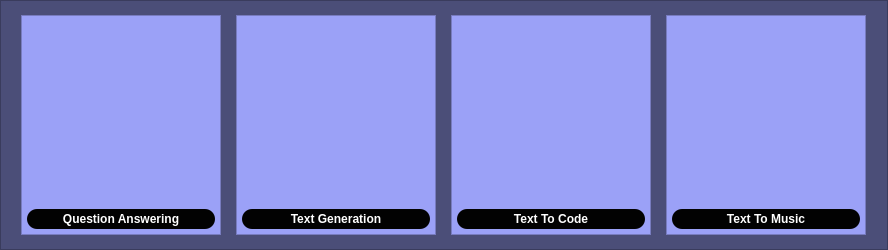
            <widget class="QFrame" name="frame_4">
             <property name="minimumSize">
              <size>
               <width>888</width>
               <height>250</height>
              </size>
             </property>
             <property name="maximumSize">
              <size>
               <width>888</width>
               <height>250</height>
              </size>
             </property>
             <property name="styleSheet">
              <string notr="true">background-color: rgb(75, 78, 120);</string>
             </property>
             <property name="frameShape">
              <enum>QFrame::StyledPanel</enum>
             </property>
             <property name="frameShadow">
              <enum>QFrame::Raised</enum>
             </property>
             <layout class="QGridLayout" name="gridLayout_6">
              <item row="0" column="3">
               <widget class="QFrame" name="frame_12">
                <property name="minimumSize">
                 <size>
                  <width>200</width>
                  <height>220</height>
                 </size>
                </property>
                <property name="maximumSize">
                 <size>
                  <width>200</width>
                  <height>220</height>
                 </size>
                </property>
                <property name="styleSheet">
                 <string notr="true">background-color: rgb(155, 161, 247);</string>
                </property>
                <property name="frameShape">
                 <enum>QFrame::StyledPanel</enum>
                </property>
                <property name="frameShadow">
                 <enum>QFrame::Raised</enum>
                </property>
                <layout class="QGridLayout" name="gridLayout_14">
                 <property name="leftMargin">
                  <number>5</number>
                 </property>
                 <property name="topMargin">
                  <number>5</number>
                 </property>
                 <property name="rightMargin">
                  <number>5</number>
                 </property>
                 <property name="bottomMargin">
                  <number>5</number>
                 </property>
                 <property name="horizontalSpacing">
                  <number>0</number>
                 </property>
                 <property name="verticalSpacing">
                  <number>4</number>
                 </property>
                 <item row="0" column="0">
                  <widget class="QLabel" name="label_9">
                   <property name="text">
                    <string/>
                   </property>
                   <property name="pixmap">
                    <pixmap resource="res/res.qrc">:/1/image/OIP2.jpg</pixmap>
                   </property>
                   <property name="scaledContents">
                    <bool>true</bool>
                   </property>
                  </widget>
                 </item>
                 <item row="1" column="0">
                  <widget class="QPushButton" name="ttc_button">
                   <property name="minimumSize">
                    <size>
                     <width>0</width>
                     <height>20</height>
                    </size>
                   </property>
                   <property name="maximumSize">
                    <size>
                     <width>16777215</width>
                     <height>20</height>
                    </size>
                   </property>
                   <property name="font">
                    <font>
                     <bold>true</bold>
                    </font>
                   </property>
                   <property name="cursor">
                    <cursorShape>PointingHandCursor</cursorShape>
                   </property>
                   <property name="styleSheet">
                    <string notr="true">QPushButton{
	border-radius: 10px;
	
	color: rgb(255, 255, 255);
	background-color: rgb(2, 2, 2);
}</string>
                   </property>
                   <property name="text">
                    <string>Text To Code</string>
                   </property>
                  </widget>
                 </item>
                </layout>
               </widget>
              </item>
              <item row="0" column="4">
               <widget class="QFrame" name="frame_13">
                <property name="minimumSize">
                 <size>
                  <width>200</width>
                  <height>220</height>
                 </size>
                </property>
                <property name="maximumSize">
                 <size>
                  <width>200</width>
                  <height>220</height>
                 </size>
                </property>
                <property name="styleSheet">
                 <string notr="true">background-color: rgb(155, 161, 247);</string>
                </property>
                <property name="frameShape">
                 <enum>QFrame::StyledPanel</enum>
                </property>
                <property name="frameShadow">
                 <enum>QFrame::Raised</enum>
                </property>
                <layout class="QGridLayout" name="gridLayout_15">
                 <property name="leftMargin">
                  <number>5</number>
                 </property>
                 <property name="topMargin">
                  <number>5</number>
                 </property>
                 <property name="rightMargin">
                  <number>5</number>
                 </property>
                 <property name="bottomMargin">
                  <number>5</number>
                 </property>
                 <property name="horizontalSpacing">
                  <number>0</number>
                 </property>
                 <property name="verticalSpacing">
                  <number>4</number>
                 </property>
                 <item row="0" column="0">
                  <widget class="QLabel" name="label_10">
                   <property name="text">
                    <string/>
                   </property>
                   <property name="pixmap">
                    <pixmap resource="res/res.qrc">:/1/image/image_processing20201015-17815-ipphgn.jpg</pixmap>
                   </property>
                   <property name="scaledContents">
                    <bool>true</bool>
                   </property>
                  </widget>
                 </item>
                 <item row="1" column="0">
                  <widget class="QPushButton" name="ttm_button">
                   <property name="minimumSize">
                    <size>
                     <width>0</width>
                     <height>20</height>
                    </size>
                   </property>
                   <property name="maximumSize">
                    <size>
                     <width>16777215</width>
                     <height>20</height>
                    </size>
                   </property>
                   <property name="font">
                    <font>
                     <bold>true</bold>
                    </font>
                   </property>
                   <property name="cursor">
                    <cursorShape>PointingHandCursor</cursorShape>
                   </property>
                   <property name="styleSheet">
                    <string notr="true">QPushButton{
	border-radius: 10px;
	
	color: rgb(255, 255, 255);
	background-color: rgb(2, 2, 2);
}</string>
                   </property>
                   <property name="text">
                    <string>Text To Music</string>
                   </property>
                  </widget>
                 </item>
                </layout>
               </widget>
              </item>
              <item row="0" column="2">
               <widget class="QFrame" name="frame_11">
                <property name="minimumSize">
                 <size>
                  <width>200</width>
                  <height>220</height>
                 </size>
                </property>
                <property name="maximumSize">
                 <size>
                  <width>200</width>
                  <height>220</height>
                 </size>
                </property>
                <property name="styleSheet">
                 <string notr="true">background-color: rgb(155, 161, 247);</string>
                </property>
                <property name="frameShape">
                 <enum>QFrame::StyledPanel</enum>
                </property>
                <property name="frameShadow">
                 <enum>QFrame::Raised</enum>
                </property>
                <layout class="QGridLayout" name="gridLayout_13">
                 <property name="leftMargin">
                  <number>5</number>
                 </property>
                 <property name="topMargin">
                  <number>5</number>
                 </property>
                 <property name="rightMargin">
                  <number>5</number>
                 </property>
                 <property name="bottomMargin">
                  <number>5</number>
                 </property>
                 <property name="horizontalSpacing">
                  <number>0</number>
                 </property>
                 <property name="verticalSpacing">
                  <number>4</number>
                 </property>
                 <item row="0" column="0">
                  <widget class="QLabel" name="label_8">
                   <property name="text">
                    <string/>
                   </property>
                   <property name="pixmap">
                    <pixmap resource="res/res.qrc">:/1/image/thumbnail.png</pixmap>
                   </property>
                   <property name="scaledContents">
                    <bool>true</bool>
                   </property>
                  </widget>
                 </item>
                 <item row="1" column="0">
                  <widget class="QPushButton" name="tg_button">
                   <property name="minimumSize">
                    <size>
                     <width>0</width>
                     <height>20</height>
                    </size>
                   </property>
                   <property name="maximumSize">
                    <size>
                     <width>16777215</width>
                     <height>20</height>
                    </size>
                   </property>
                   <property name="font">
                    <font>
                     <bold>true</bold>
                    </font>
                   </property>
                   <property name="cursor">
                    <cursorShape>PointingHandCursor</cursorShape>
                   </property>
                   <property name="styleSheet">
                    <string notr="true">QPushButton{
	border-radius: 10px;
	
	color: rgb(255, 255, 255);
	background-color: rgb(2, 2, 2);
}</string>
                   </property>
                   <property name="text">
                    <string>Text Generation</string>
                   </property>
                  </widget>
                 </item>
                </layout>
               </widget>
              </item>
              <item row="0" column="1">
               <widget class="QFrame" name="frame_9">
                <property name="minimumSize">
                 <size>
                  <width>200</width>
                  <height>220</height>
                 </size>
                </property>
                <property name="maximumSize">
                 <size>
                  <width>200</width>
                  <height>220</height>
                 </size>
                </property>
                <property name="styleSheet">
                 <string notr="true">background-color: rgb(155, 161, 247);</string>
                </property>
                <property name="frameShape">
                 <enum>QFrame::StyledPanel</enum>
                </property>
                <property name="frameShadow">
                 <enum>QFrame::Raised</enum>
                </property>
                <layout class="QGridLayout" name="gridLayout_12">
                 <property name="leftMargin">
                  <number>5</number>
                 </property>
                 <property name="topMargin">
                  <number>5</number>
                 </property>
                 <property name="rightMargin">
                  <number>5</number>
                 </property>
                 <property name="bottomMargin">
                  <number>5</number>
                 </property>
                 <property name="horizontalSpacing">
                  <number>0</number>
                 </property>
                 <property name="verticalSpacing">
                  <number>4</number>
                 </property>
                 <item row="0" column="0">
                  <widget class="QLabel" name="label_7">
                   <property name="text">
                    <string/>
                   </property>
                   <property name="pixmap">
                    <pixmap resource="res/res.qrc">:/1/image/OIP.jpg</pixmap>
                   </property>
                   <property name="scaledContents">
                    <bool>true</bool>
                   </property>
                  </widget>
                 </item>
                 <item row="1" column="0">
                  <widget class="QPushButton" name="qa_buttton">
                   <property name="minimumSize">
                    <size>
                     <width>0</width>
                     <height>20</height>
                    </size>
                   </property>
                   <property name="maximumSize">
                    <size>
                     <width>16777215</width>
                     <height>20</height>
                    </size>
                   </property>
                   <property name="font">
                    <font>
                     <bold>true</bold>
                    </font>
                   </property>
                   <property name="cursor">
                    <cursorShape>PointingHandCursor</cursorShape>
                   </property>
                   <property name="styleSheet">
                    <string notr="true">QPushButton{
	border-radius: 10px;
	
	color: rgb(255, 255, 255);
	background-color: rgb(2, 2, 2);
}</string>
                   </property>
                   <property name="text">
                    <string>Question Answering</string>
                   </property>
                  </widget>
                 </item>
                </layout>
               </widget>
              </item>
             </layout>
            </widget>
